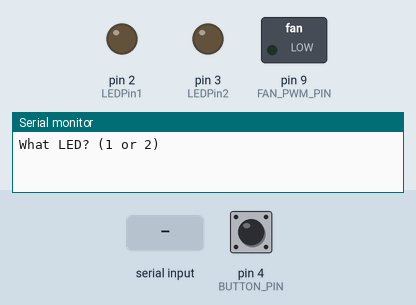
A sketch run on a simulated Arduino Uno, built with avr-gcc and run on an emulated ATmega328P. On the bench: switched loads named in the sketch (green lamp = pin HIGH), output pins drawn as LEDs (lit = HIGH), the last lines printed to the serial monitor. Dashed ring = blinking. The inputs (shaded band) are chosen by the test bench; at power-on: pin 4 (BUTTON_PIN) HIGH.

Above: at 1.2 s.
1.3 s: "1 90\n" received over Serial
At 1.49 s:
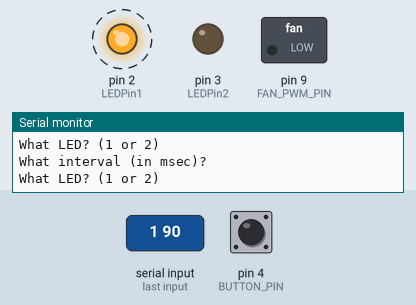
4.3 s: pin 4 (BUTTON_PIN) pulled LOW for 0.15 s
At 4.46 s:
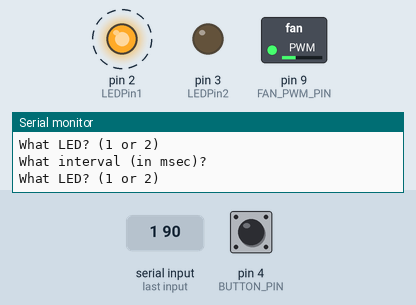
7.3 s: pin 4 (BUTTON_PIN) pulled LOW for 1 s
At 7.52 s:
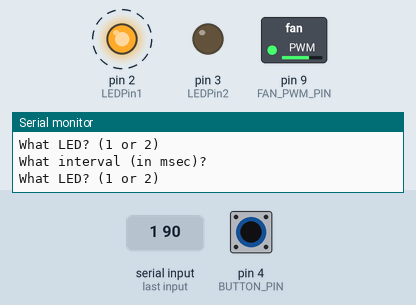
10.3 s: pin 4 (BUTTON_PIN) pulled LOW for 0.15 s
At 10.49 s:
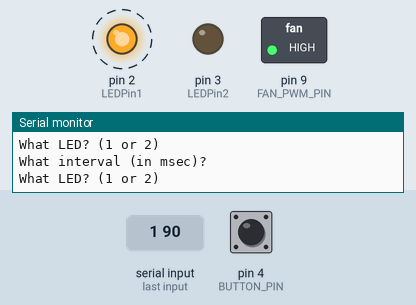
13.3 s: pin 4 (BUTTON_PIN) pulled LOW for 3.2 s
At 13.46 s:
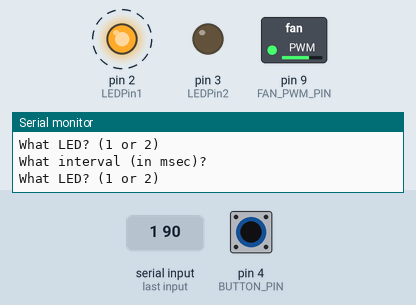
Timing chart, 0 to 19.0 s (numbered marks = the images above; inputs shaded):
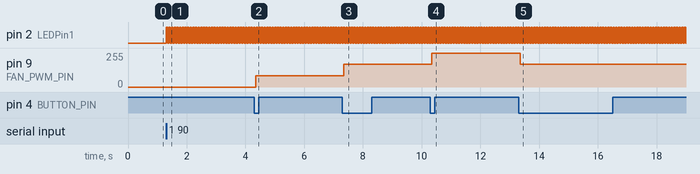

The sketch:

proj4.ino
```cpp
#include "myMilli.h"

// Pin Definitions
const int LEDPin1 = 2;
const int LEDPin2 = 3;
const int BUTTON_PIN = 4;
const int FAN_PWM_PIN = 9;

// PWM Speed Values for Fan
const int PWM_OFF  = 0;
const int PWM_LOW  = 85;  // ~33% duty cycle
const int PWM_MED  = 170; // ~67% duty cycle
const int PWM_HIGH = 255; // 100% duty cycle

enum FanSpeedState {
  FAN_OFF,
  FAN_LOW,
  FAN_MED,
  FAN_HIGH
};

// Fan State Tracking Variables
FanSpeedState currentFanState = FAN_OFF;
bool fanDirectionUp = true; // true = ramping up towards HIGH; false = ramping down towards OFF

// Button Debounce Variables
bool lastButtonReading = HIGH;
bool buttonState = HIGH;
unsigned long lastDebounceTime = 0;
const unsigned long DEBOUNCE_DELAY = 50; // 50ms debounce threshold

// LED State Variables
bool ledState1 = LOW;
bool ledState2 = LOW;

// LED Intervals in msec
unsigned long ledInterval1 = 0;
unsigned long ledInterval2 = 0;

// Non-blocking Timing Tracker Variables
unsigned long previousTime1 = 0;
unsigned long previousTime2 = 0;

// State machine states for non-blocking serial communication
enum SerialInputState {
  PROMPT_LED,
  WAIT_LED,
  PROMPT_INTERVAL,
  WAIT_INTERVAL
};

typedef void (*taskFunction)();

void taskUpdateLED();
void taskIO();
void taskButtonAndFan();

taskFunction functionTable[]{
  taskIO,
  taskUpdateLED,
  taskButtonAndFan
};

const int NUMTASKS = sizeof(functionTable) / sizeof(functionTable[0]);

// Sets the default value for the state machine
SerialInputState serialState = PROMPT_LED;
int selectedLED = 0;

// Function declarations
void updateLEDs(unsigned long currentTime);
void handleSerialStateMachine();
void clearSerialBuffer();
void advanceFanState();
void applyFanSpeed();

void setup() {
  // Initialize custom Timer0 hardware setup replacing native millis()
  milliSetUp();

  // LED pin configurations
  pinMode(LEDPin1, OUTPUT);
  pinMode(LEDPin2, OUTPUT);
  digitalWrite(LEDPin1, LOW);
  digitalWrite(LEDPin2, LOW);

  // Button and Fan pin configurations
  pinMode(BUTTON_PIN, INPUT_PULLUP);
  pinMode(FAN_PWM_PIN, OUTPUT);
  analogWrite(FAN_PWM_PIN, PWM_OFF); // Ensure fan starts OFF

  Serial.begin(9600);
}

void loop() {
  for(int i = 0; i < NUMTASKS; i++){
    functionTable[i]();
  }
}

void taskUpdateLED(){
  unsigned long time = newMilli();
  updateLEDs(time);
}

void taskIO(){
  handleSerialStateMachine();
}

void taskButtonAndFan() {
  bool reading = digitalRead(BUTTON_PIN);
  unsigned long currentTime = newMilli();

  // If button switch noise occurred, reset debounce timer
  if (reading != lastButtonReading) {
    lastDebounceTime = currentTime;
  }

  if ((currentTime - lastDebounceTime) > DEBOUNCE_DELAY) {
    // If state changed after debounce delay
    if (reading != buttonState) {
      buttonState = reading;

      // Trigger state change on button press (active LOW)
      if (buttonState == LOW) {
        advanceFanState();
      }
    }
  }

  lastButtonReading = reading;
}

// Advances fan state through sequence: OFF -> LOW -> MED -> HIGH -> MED -> LOW -> OFF
void advanceFanState() {
  switch (currentFanState) {
    case FAN_OFF:
      currentFanState = FAN_LOW;
      fanDirectionUp = true;
      break;

    case FAN_LOW:
      if (fanDirectionUp) {
        currentFanState = FAN_MED;
      } else {
        currentFanState = FAN_OFF;
      }
      break;

    case FAN_MED:
      if (fanDirectionUp) {
        currentFanState = FAN_HIGH;
      } else {
        currentFanState = FAN_LOW;
      }
      break;

    case FAN_HIGH:
      currentFanState = FAN_MED;
      fanDirectionUp = false; // Reverse direction towards OFF
      break;
  }

  applyFanSpeed();
}

// Applies PWM signal to fan pin based on current state
void applyFanSpeed() {
  switch (currentFanState) {
    case FAN_OFF:
      analogWrite(FAN_PWM_PIN, PWM_OFF);
      break;
    case FAN_LOW:
      analogWrite(FAN_PWM_PIN, PWM_LOW);
      break;
    case FAN_MED:
      analogWrite(FAN_PWM_PIN, PWM_MED);
      break;
    case FAN_HIGH:
      analogWrite(FAN_PWM_PIN, PWM_HIGH);
      break;
  }
}

// Controls LED toggling without delays
void updateLEDs(unsigned long currentTime) {
  if (ledInterval1 > 0) {
    unsigned long halfInterval1 = ledInterval1 / 2;
    if (currentTime - previousTime1 >= halfInterval1) {
      previousTime1 = currentTime;
      ledState1 = !ledState1;
      digitalWrite(LEDPin1, ledState1);
    }
  } else {
    ledState1 = LOW;
    digitalWrite(LEDPin1, LOW);
  }

  if (ledInterval2 > 0) {
    unsigned long halfInterval2 = ledInterval2 / 2;
    if (currentTime - previousTime2 >= halfInterval2) {
      previousTime2 = currentTime;
      ledState2 = !ledState2;
      digitalWrite(LEDPin2, ledState2);
    }
  } else {
    ledState2 = LOW;
    digitalWrite(LEDPin2, LOW);
  }
}

void handleSerialStateMachine() {
  switch (serialState) {
    case PROMPT_LED:
      Serial.println("What LED? (1 or 2)");
      serialState = WAIT_LED;
      break;

    case WAIT_LED:
      if (Serial.available() > 0) {
        int val = Serial.parseInt();
        if (val == 1 || val == 2) {
          selectedLED = val;
          clearSerialBuffer();
          serialState = PROMPT_INTERVAL;
        } else {
          clearSerialBuffer();
          serialState = PROMPT_LED;
        }
      }
      break;

    case PROMPT_INTERVAL:
      Serial.println("What interval (in msec)?");
      serialState = WAIT_INTERVAL;
      break;

    case WAIT_INTERVAL:
      if (Serial.available() > 0) {
        int interval = Serial.parseInt();

        if (interval > 0) {
          if (selectedLED == 1) {
            ledInterval1 = (unsigned long)interval;
          } else if (selectedLED == 2) {
            ledInterval2 = (unsigned long)interval;
          }

          clearSerialBuffer();
          serialState = PROMPT_LED;
        } else {
          clearSerialBuffer();
          serialState = PROMPT_INTERVAL;
        }
      }
      break;
  }
}

void clearSerialBuffer() {
  while (Serial.available() > 0) {
    char c = Serial.peek();
    if (c == '\n' || c == '\r' || c == ' ') {
      Serial.read();
    } else {
      break;
    }
  }
}
```

myMilli.h
```cpp
#ifndef MYMILLI_H
#define MYMILLI_H

#include <Arduino.h>
#include <avr/interrupt.h>

// Registers used during this program
#define COUNTERREG       (*(volatile unsigned char *)0x46)
#define STATUSREG        (*(volatile unsigned char *)0x5F)
#define COUNTSTOPREG    (*(volatile unsigned char *)0x47)
#define INTERRUPTMASKREG (*(volatile unsigned char *)0x6E)
#define CTRLREG_A        (*(volatile unsigned char *)0x44)
#define CTRLREG_B        (*(volatile unsigned char *)0x45)

// Bit positioning constants
#define PRESCALERBIT_A 1
#define PRESCALERBIT_B 0
#define COMPARECLEAR   1
#define COMPAREENABLE  1

static volatile unsigned long millis_counter = 0;

ISR(TIMER0_COMPA_vect) {
  millis_counter++;
}

inline void milliSetUp() {
  CTRLREG_A        = (1 << COMPARECLEAR);                         // Set CTC mode
  CTRLREG_B        = (1 << PRESCALERBIT_A) | (1 << PRESCALERBIT_B); // Set prescaler to 64
  COUNTSTOPREG    = 249;                                         // 1ms match count
  COUNTERREG      = 0;                                           // Reset timer counter
  INTERRUPTMASKREG = (1 << COMPAREENABLE);                        // Enable match interrupt
  STATUSREG       |= 0x80;                                        // Enable global interrupts
}

inline unsigned long newMilli() {
  unsigned long currentMillis;
  unsigned char oldStatusREG = STATUSREG;

  STATUSREG &= ~(0x80); // Atomically disable interrupts
  currentMillis = millis_counter;
  STATUSREG = oldStatusREG; // Restore interrupt state

  return currentMillis;
}

#endif // MYMILLI_H
```

Measured:
- after the input at 1.3 s, pin 2 (LEDPin1): alternates HIGH for 0.05 s and LOW for 0.05 s, starting at once
- after the input at 4.3 s, pin 9 (FAN_PWM_PIN): 0/255 → 85/255 after 0.05 s
- after the input at 7.3 s, pin 9 (FAN_PWM_PIN): 85/255 → 170/255 after 0.05 s
- after the input at 10.3 s, pin 9 (FAN_PWM_PIN): 170/255 → 255/255 after 0.05 s
- after the input at 13.3 s, pin 9 (FAN_PWM_PIN): 255/255 → 170/255 after 0.05 s
